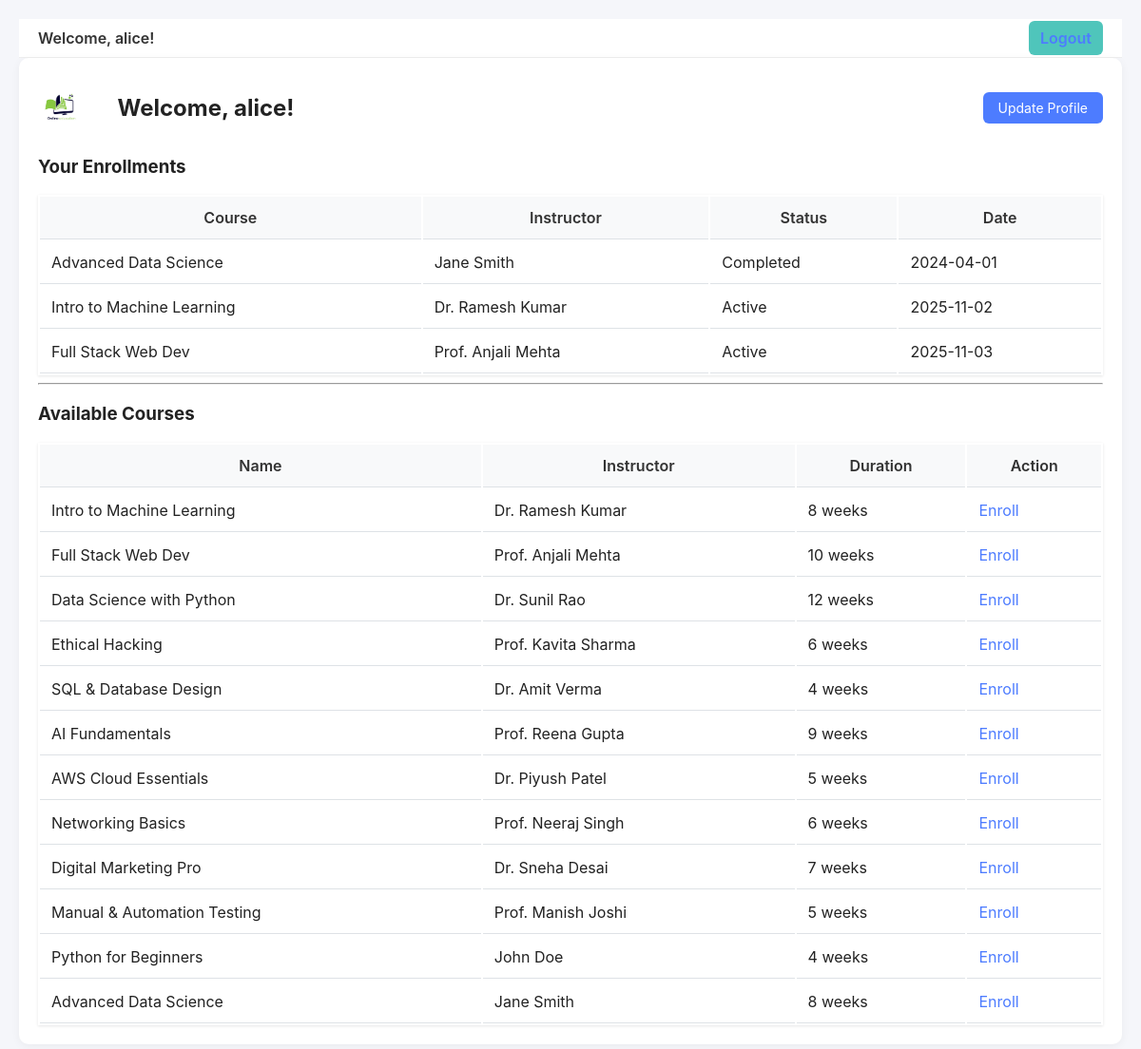
The page /home (signed in) on the database as committed earlier.
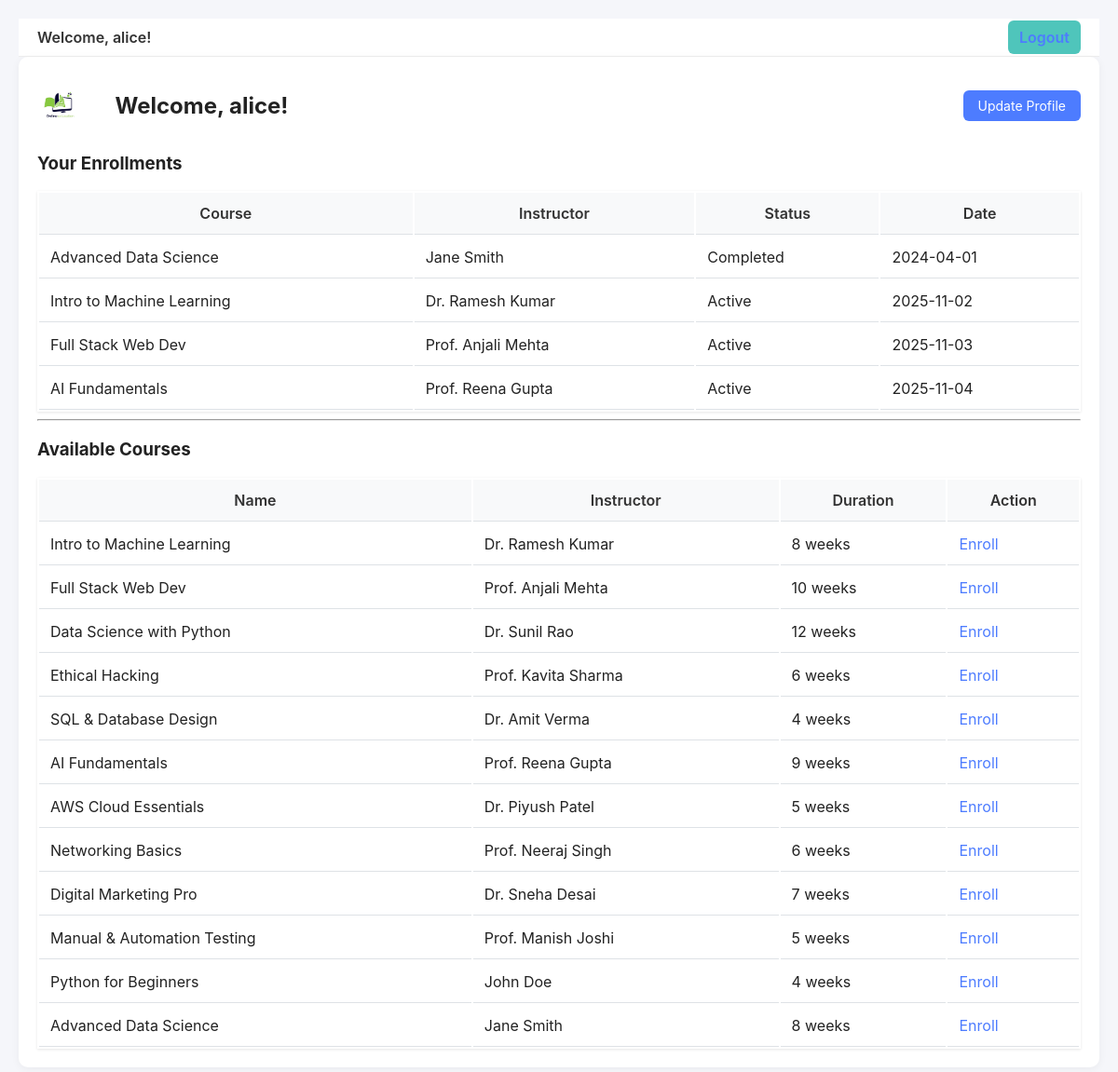
The same page on the database as committed later.
### app/models.py (models this page shows, shortened)
class Users(db.Model):
    __tablename__ = 'Users'
    user_id = db.Column(db.Integer, primary_key=True)
    username = db.Column(db.String(50), nullable=False)
    email = db.Column(db.String(100), unique=True, nullable=False)
    password = db.Column(db.String(50), nullable=False)
    enrollments = db.relationship('Enrollments', back_populates='user')

class Enrollments(db.Model):
    __tablename__ = 'Enrollments'
    enrollment_id = db.Column(db.Integer, primary_key=True)
    user_id = db.Column(db.Integer, db.ForeignKey('Users.user_id'))
    course_id = db.Column(db.Integer, db.ForeignKey('Courses.course_id'))
    enrollment_date = db.Column(db.Date)
    status = db.Column(db.String(20))
    user = db.relationship('Users', back_populates='enrollments')
    course = db.relationship('Courses', back_populates='enrollments')

class Courses(db.Model):
    __tablename__ = 'Courses'
    course_id = db.Column(db.Integer, primary_key=True)
    course_name = db.Column(db.String(100), nullable=False)
    instructor_id = db.Column(db.Integer, db.ForeignKey('Instructors.instructor_id'))
    duration = db.Column(db.String(20))
    instructor = db.relationship('Instructors', back_populates='courses')
    enrollments = db.relationship('Enrollments', back_populates='course')

class Instructors(db.Model):
    __tablename__ = 'Instructors'
    instructor_id = db.Column(db.Integer, primary_key=True)
    instructor_name = db.Column(db.String(50), nullable=False)
    expertise = db.Column(db.String(100), nullable=False)
    contact = db.Column(db.String(15))
    courses = db.relationship('Courses', back_populates='instructor')

### app/routes/auth.py (the view)
@auth_bp.route('/home')
def home():
    if 'user_id' not in session:
        flash("Please login first.", "warning")
        return redirect(url_for('auth.login'))
    user = Users.query.get(session['user_id'])
    enrollments = Enrollments.query.filter_by(user_id=user.user_id).all()
    all_courses = Courses.query.all()
    return render_template('home.html', user=user, enrollments=enrollments, courses=all_courses)

### app/templates/home.html (shortened to what this page needs)
{% extends "base.html" %}
{% block content %}
<div class="user-dashboard">
  <div class="dashboard-header">
    <div class="login-logo">
      <img src="{{ url_for('static', filename='images/logo.png') }}" alt="Online Education logo">
    </div>
    <div class="header-content">
      <h2>Welcome, {{ user.username }}!</h2>
      <a href="{{ url_for('auth.update_user') }}" class="update-profile-btn">Update Profile</a>
    </div>
  </div>
  <div class="dashboard-section">
    <h3>Your Enrollments</h3>
{% if enrollments %}
<table border="1" cellpadding="5">
  <tr><th>Course</th><th>Instructor</th><th>Status</th><th>Date</th></tr>
  {% for e in enrollments %}
  <tr>
    <td>{{ e.course.course_name }}</td>
    <td>{{ e.course.instructor.instructor_name }}</td>
    <td>{{ e.status }}</td>
    <td>{{ e.enrollment_date }}</td>
  </tr>
  {% endfor %}
</table>
{% else %}
<p>You have not enrolled in any courses yet.</p>
{% endif %}
<hr>
<h3>Available Courses</h3>
<table border="1" cellpadding="5">
  <tr><th>Name</th><th>Instructor</th><th>Duration</th><th>Action</th></tr>
  {% for c in courses %}
  <tr>
    <td>{{ c.course_name }}</td>
    <td>{{ c.instructor.instructor_name }}</td>
    <td>{{ c.duration }}</td>
    <td><a href="{{ url_for('auth.enroll', course_id=c.course_id) }}">Enroll</a></td>
  </tr>
  {% endfor %}
</table>
{% endblock %}

### app/templates/base.html (shortened to what this page needs)
<!DOCTYPE html>
<html lang="en">
<head>
  <link rel="stylesheet" href="{{ url_for('static', filename='css/styles.css') }}">
</head>
<body>
  <header class="topbar">
    <div class="topbar-inner">
      {% if 'admin' in request.endpoint %}
      {% elif user %}
        <div class="topbar-left">Welcome, {{ user.username }}!</div>
        <div class="topbar-right"><a href="{{ url_for('auth.logout') }}" class="logout-btn">Logout</a></div>
      {% else %}
        <div class="topbar-right">
          <a href="{{ url_for('auth.login') }}">Login</a>
          &nbsp;|&nbsp;
          <a href="{{ url_for('auth.register') }}">Sign up</a>
        </div>
      {% endif %}
    </div>
  </header>
  {% block content %}{% endblock %}
</body>
</html>

### app/static/css/styles.css (style rules this page uses)
body { font-family: 'Inter', sans-serif; background-color: #f5f6fa; margin: 0; padding: 20px; color: #222; min-height: 100vh; }
.topbar { background: white; border-bottom: 1px solid #eee; padding: 10px 20px; }
.topbar-left { font-weight: 600; color: #333; }
.topbar-right a { color: #4d7cff; text-decoration: none; margin-left: 8px; font-weight: 600; }
.logout-btn { background: #4fc5bb; color: white; padding: 8px 12px; border-radius: 6px; text-decoration: none; font-weight: 600; }
.user-dashboard { max-width: 1200px; margin: 0 auto; padding: 20px; background: white; border-radius: 10px; box-shadow: 0 2px 10px rgba(0,0,0,0.05); }
.header-content { display: flex; align-items: center; justify-content: space-between; flex-grow: 1; margin-left: 20px; }
.header-content h2 { margin: 0; }
.update-profile-btn { background: #4d7cff; color: white; padding: 8px 16px; border-radius: 6px; text-decoration: none; font-size: 14px; transition: background-color 0.3s; }
.dashboard-section table { width: 100%; margin-top: 15px; border: none; box-shadow: 0 1px 3px rgba(0,0,0,0.1); }
.dashboard-section th { background: #f8f9fa; font-weight: 600; color: #333; }
.dashboard-section td, .dashboard-section th { padding: 12px; border: none; border-bottom: 1px solid #dee2e6; }
.dashboard-section a { color: #4d7cff; text-decoration: none; }
.dashboard-header { display: flex; align-items: center; justify-content: space-between; gap: 16px; padding: 12px 0; }
.login-logo img { height: 40px; width: auto; display: block; }

Rows that differ between the two databases and show on the page:
added Enrollments: course.course_name "AI Fundamentals", course.instructor.instructor_name "Prof. Reena Gupta", status "Active", enrollment_date "2025-11-04"
